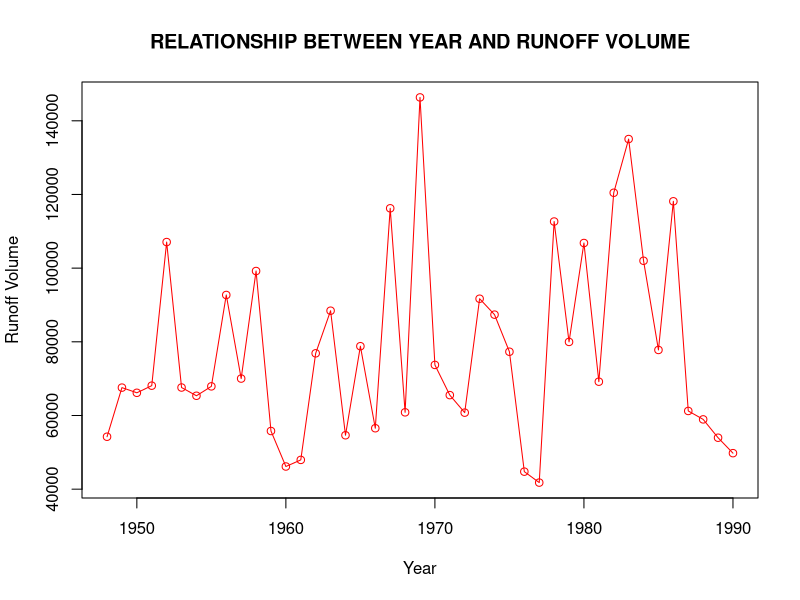
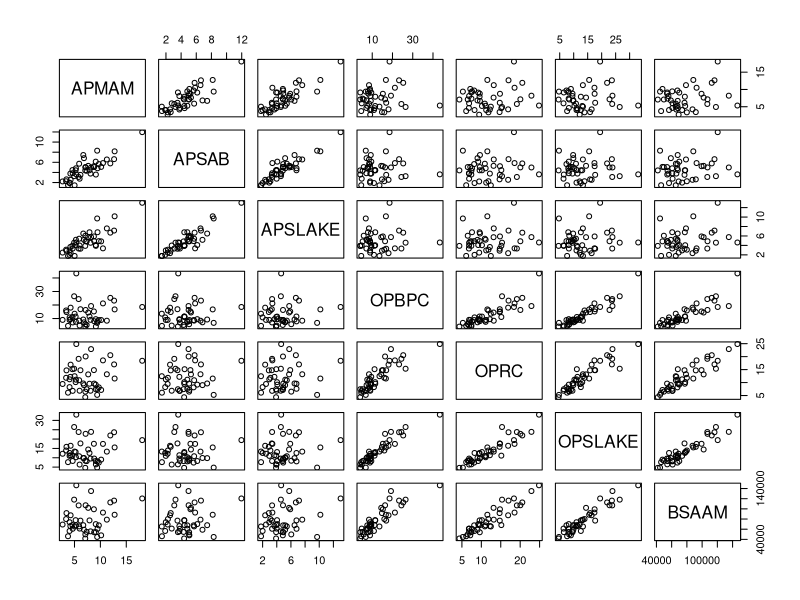
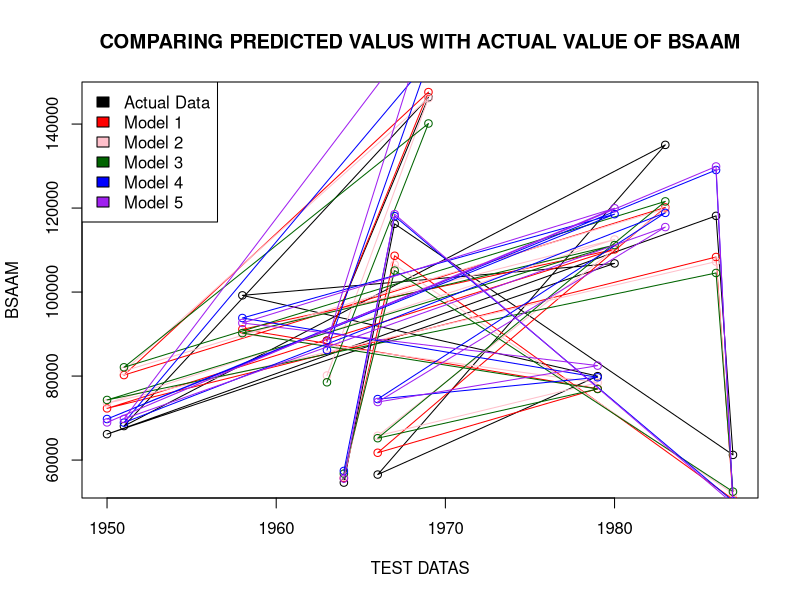
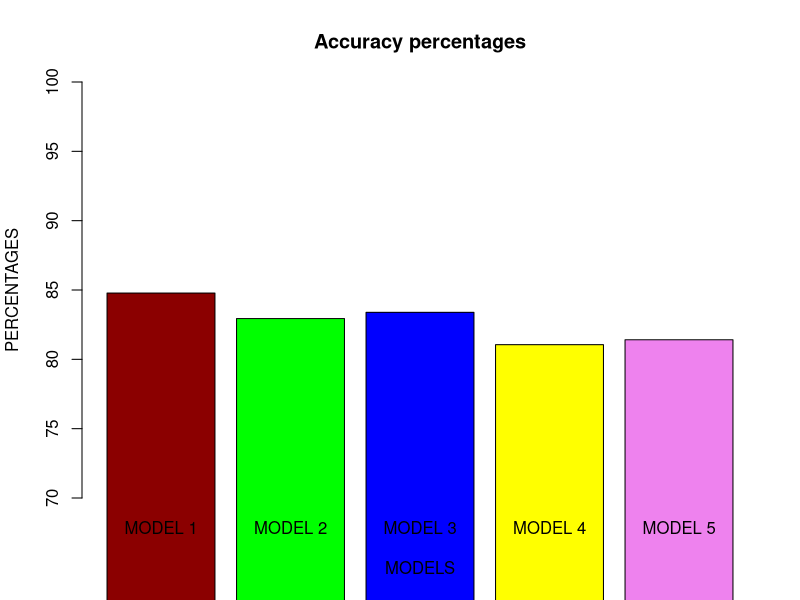

The R source for these figures, in order:
# PREDICTING WATER AVAILABILITY USING
# MULTIPLE LINEAR REGRESSION MODELS
# Done by: 20PD10, 20PD17, 20PD18, 20PD30, 20PD37

# Loading the data
data_in = read.csv("data.csv")
data_in
# Short summary about the data in the CSV file
summary(data_in)

# Plotting the line graph between Year and BSAAM
# using the inbuilt plot function
plot(data_in$Year,data_in$BSAAM,type = 'o',xlab = "Year", ylab = "Runoff Volume",col = "red", main = "RELATIONSHIP BETWEEN YEAR AND RUNOFF VOLUME")

# Scatter plot which shows the correlation between data
pairs(data_in[,2:8])
# Printing the correlation values between the data using cor() function 
cor(data_in)


# Shuffling the data in a random order and indexing them
p1 = runif(nrow(data_in))
p2 = order(p1)

# Partitioning the data for both training and test set
# 70% data for training
training_ds = data_in[p2[0:30],]
# 30% data for testing
test_ds = data_in[p2[31:43],]

# Building regression model using the precipitation 
# measurements taken from six sights in Owens Valley 
model_1= lm(BSAAM ~ APMAM+APSAB+APSLAKE+OPBPC+OPRC+OPSLAKE , data = training_ds)
summary(model_1)

# Prediction using model 1:
predict_values=predict(model_1,newdata = test_ds)
test_ds$PREDICTED_1 = predict_values
write.csv(test_ds, file = 'TEST DATA.csv',row.names = FALSE,na = '-9999')

# Coefficients of the regression equation
a <- coef(model_1)[1]
b0 <- coef(model_1)[2]
b1 <- coef(model_1)[3]
b2 <- coef(model_1)[4]
b3 <- coef(model_1)[5]
b4 <- coef(model_1)[6]
b5 <- coef(model_1)[7]

# Regression equation
# y = a + b0*x1 + b1*x2 + b2*x3 + b3*x4 + b4*x5 + b5*x6
sprintf("y = %f + %f x1 + %f x2 + %f x3 + %f x4 + %f x5 + %f x6",a,b0,b1,b2,b3,b4,b5)

# Building regression model using the precipitation 
# measurements taken from OPBPC, OPRC, OPSLAKE in Owens Valley 
model_2= lm(BSAAM ~OPBPC+OPRC+OPSLAKE , data = training_ds)
summary(model_2)

# Prediction using model 2:
predict_values=predict(model_2,newdata = test_ds)
test_ds$PREDICTED_2 = predict_values
write.csv(test_ds, file = 'TEST DATA.csv',row.names = FALSE,na = '-9999')

# Coefficients of the regression equation
a <- coef(model_2)[1]
b0 <- coef(model_2)[2]
b1 <- coef(model_2)[3]
b2 <- coef(model_2)[4]

# Regression equation
# y = a + b0*x1 + b1*x2 + b2*x3 
sprintf("y = %f + %f x1 + %f x2 + %f x3",a,b0,b1,b2)

# Building regression model using the precipitation 
# measurements taken from OPRC and OPSLAKE in Owens Valley 
model_3= lm(BSAAM ~OPRC+OPSLAKE , data = training_ds)
summary(model_3)

# Prediction using model 3:
predict_values=predict(model_3,newdata = test_ds)
test_ds$PREDICTED_3 = predict_values
write.csv(test_ds, file = 'TEST DATA.csv',row.names = FALSE,na = '-9999')

# Coefficients of the regression equation
a <- coef(model_3)[1]
b0 <- coef(model_3)[2]
b1 <- coef(model_3)[3]

# Regression equation
# y = a + b0*x1 + b1*x2
sprintf("y = %f + %f x1 + %f x2",a,b0,b1)           
     
# Building regression model using the precipitation 
# measurements taken from OPSLAKE in Owens Valley 
model_4= lm(BSAAM ~OPSLAKE , data = training_ds)
summary(model_4)

# Prediction using model 4:
predict_values=predict(model_4,newdata = test_ds)
test_ds$PREDICTED_4 = predict_values
write.csv(test_ds, file = 'TEST DATA.csv',row.names = FALSE,na = '-9999')

# Coefficients of the regression equation
a <- coef(model_4)[1]
b0 <- coef(model_4)[2]

# Regression equation
# y = a + b0*x1
sprintf("y = %f + %f x1",a,b0)

# Building regression model using the precipitation 
# measurements taken from OPBPC and OPSLAKE in Owens Valley 
model_5= lm(BSAAM ~OPBPC+OPSLAKE , data = training_ds)
summary(model_5)

# Prediction using model 5:
predict_values=predict(model_5,newdata = test_ds)
test_ds$PREDICTED_5 = predict_values
write.csv(test_ds, file = 'TEST DATA.csv',row.names = FALSE,na = '-9999')

# Coefficients of the regression equation
a <- coef(model_5)[1]
b0 <- coef(model_5)[2]
b1 <- coef(model_5)[3]

# Regression equation
# y = a + b0*x1 + b1*x2
sprintf("y = %f + %f x1 + %f x2",a,b0,b1)  

# Plotting the predicted values of BSAAM which was found using 5 
# different regression models and comparing them with the actual 
# value of the BSAAM to find the best model to predict the water
# availability in the future.
m1 <- c(test_ds$PREDICTED_1)
m2 <- c(test_ds$PREDICTED_2)
m3 <- c(test_ds$PREDICTED_3)
m4 <- c(test_ds$PREDICTED_4)
m5 <- c(test_ds$PREDICTED_5)

# Plotting line graph for actual value and 5 of the predicted values
plot(test_ds$Year, test_ds$BSAAM, type = "o", col = "black", xlab = "TEST DATAS", ylab = "BSAAM", main = "COMPARING PREDICTED VALUS WITH ACTUAL VALUE OF BSAAM")
lines(test_ds$Year, m1, type = "o", col = "red")
lines(test_ds$Year, m2, type = "o", col = "pink")
lines(test_ds$Year, m3, type = "o", col = "dark green")
lines(test_ds$Year, m4, type = "o", col = "blue")
lines(test_ds$Year, m5, type = "o", col = "purple")
legend("topleft",
       legend = c("Actual Data", "Model 1", "Model 2", "Model 3", "Model 4", "Model 5"), 
       fill = c("black", "red", "pink", "dark green", "blue", "purple"))

# Plotting the accuracy of the models 
v1 <- summary(model_1)$adj.r.squared*100
v2 <- summary(model_2)$adj.r.squared*100
v3 <- summary(model_3)$adj.r.squared*100
v4 <- summary(model_4)$adj.r.squared*100
v5 <- summary(model_5)$adj.r.squared*100

values <- c(v1,v2,v3,v4,v5)

barplot(values,
        main = "Accuracy percentages",
        xlab = "MODELS",
        ylab = "PERCENTAGES",
        names.arg = c("MODEL 1", "MODEL 2", "MODEL 3", "MODEL 4", "MODEL 5"),
        col = c("darkred","green","blue","yellow","violet"),
       ylim=c(70,100),yaxs = "i")
